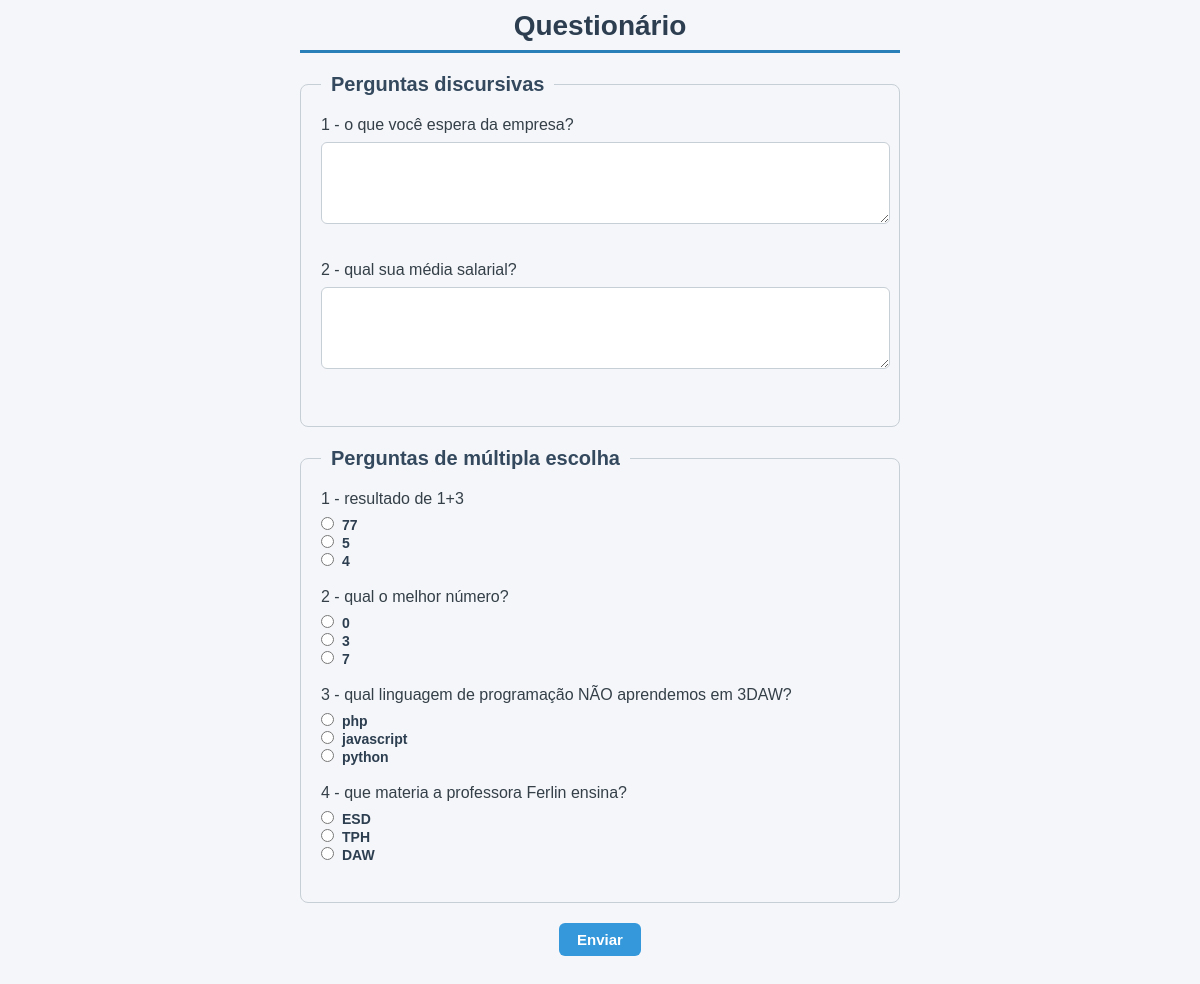
Page /php/questionario/questionario.php (signed in) on the committed database.
### tables this page shows
CREATE TABLE IF NOT EXISTS `pergunta` (
  `id` int NOT NULL AUTO_INCREMENT,
  `tipo` enum('multipla','discursiva') NOT NULL,
  `texto` varchar(225) NOT NULL,
  PRIMARY KEY (`id`)
);

CREATE TABLE IF NOT EXISTS `pergunta_multipla` (
  `id` int NOT NULL,
  `opc_a` varchar(255) NOT NULL,
  `opc_b` varchar(255) NOT NULL,
  `opc_c` varchar(255) NOT NULL,
  `resposta` varchar(225) NOT NULL,
  PRIMARY KEY (`id`)
);

### php/questionario/questionario.php (the view, shortened to what this page needs)
<?php
$servidor="localhost";
$username="root";
$senha="";
$database="3daw";
$conn=new mysqli($servidor, $username, $senha, $database);
$conn->set_charset("utf8mb4");
?>
<!DOCTYPE html>
<html>
<head>
  <link rel="stylesheet" href="../../css/geral.css">
  <link rel="stylesheet" href="../../css/questionario.css">
  <link rel="stylesheet" href="../../css/form.css">
</head>
<body>
    <main>
        <h1>Questionário</h1>
        <form action="questionario.php" method="POST">
            <fieldset>
            <legend>Perguntas discursivas</legend>
            <?php
            $stmt = $conn->prepare("SELECT id, texto FROM pergunta WHERE tipo='discursiva'");
            $stmt->execute();
            $result = $stmt->get_result();
            if($result->num_rows===0) echo "<p>nenhuma pergunta cadastrada.</p>";
            else{
                $index=1;
                while($row = $result->fetch_assoc()){
                    echo "<p>".$index." - ".$row['texto']."</p>";
                    echo "<textarea name='respostaT_".$row['id']."' rows='4' cols='50'></textarea><br><br>";
                    $index++;
                }
            }
            ?>
            </fieldset>
            <fieldset>
            <legend>Perguntas de múltipla escolha</legend>
            <?php
            $stmt=$conn->prepare("SELECT p.id, p.texto, pm.opc_a, pm.opc_b, pm.opc_c FROM pergunta p JOIN pergunta_multipla pm ON p.id=pm.id");
            $stmt->execute();
            $result=$stmt->get_result();
            if($result->num_rows===0) echo "<p>nenhuma pergunta cadastrada.</p>";
            else{
                $index=1;
                while($row=$result->fetch_assoc()){
                    echo "<p>".$index." - ".$row['texto']."</p>";
                    echo "<input type='radio' name='respostaM_".$row['id']."' value='".$row['opc_a']."' id='r".$row['id']."_1'><label for='r".$row['id']."_1'>".$row['opc_a']."</label><br>";
                    echo "<input type='radio' name='respostaM_".$row['id']."' value='".$row['opc_b']."' id='r".$row['id']."_2'><label for='r".$row['id']."_2'>".$row['opc_b']."</label><br>";
                    echo "<input type='radio' name='respostaM_".$row['id']."' value='".$row['opc_c']."' id='r".$row['id']."_3'><label for='r".$row['id']."_3'>".$row['opc_c']."</label><br><br>";
                    $index++;
                }
            }
            ?>
            </fieldset>
            <button class="btn" type="submit">Enviar</button>
        </form>
    </main>
</body>
</html>

### css/geral.css (style rules this page uses)
* { margin: 0; padding: 0; }
body { font-family: Verdana, Geneva, Tahoma, sans-serif; background: #f4f6f9; margin: 0; padding: 0; color: #343f48; }
main, nav { padding: 10px 300px; margin-bottom: 20px; }
h1 { font-size: 28px; color: #2c3e50; margin-bottom: 20px; border-bottom: 3px solid #2980b9; padding-bottom: 8px; }

### css/questionario.css (style rules this page uses)
main h1 { text-align: center; }
fieldset { border: 1px solid #c7cfd6; border-radius: 8px; padding: 20px; margin-bottom: 20px; }
legend { font-weight: bold; padding: 0 10px; color: #34495e; font-size: 20px; }
p { margin-bottom: 8px; font-weight: 500; }
textarea { width: 98%; padding: 10px; border-radius: 6px; border: 1px solid #c7cfd6; resize: vertical; margin-bottom: 15px; }
input[type="radio"] { margin-right: 8px; cursor: pointer; }
button { display: block; margin: 0 auto; }

### css/form.css (style rules this page uses)
form label { font-weight: bold; color: #2c3e50; font-size: 14px; }
.btn { background-color: #3498db; color: white; border: none; padding: 8px 18px; border-radius: 6px; cursor: pointer; font-size: 15px; font-weight: bold; }

### rows in the picture
pergunta: texto "o que você espera da empresa?"
pergunta: texto "qual sua média salarial?"
pergunta_multipla: id.texto "resultado de 1+3", opc_a "77", opc_b "5", opc_c "4"
pergunta_multipla: id.texto "qual o melhor número?", opc_a "0", opc_b "3", opc_c "7"
pergunta_multipla: id.texto "qual linguagem de programação NÃO aprendemos em 3DAW?", opc_a "php", opc_b "javascript", opc_c "python"
pergunta_multipla: id.texto "que materia a professora Ferlin ensina?", opc_a "ESD", opc_b "TPH", opc_c "DAW"
